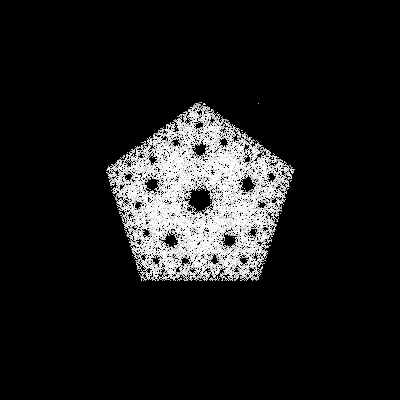
Frame 1 (no input)
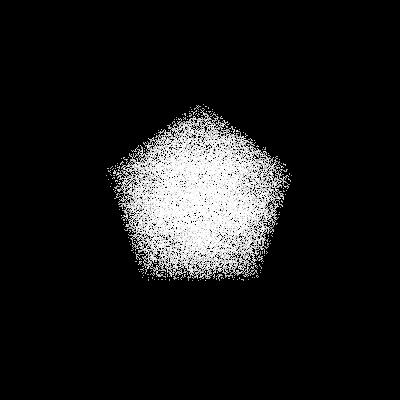
Frame 2 (the mouse pressed at the canvas centre, redrawn once)

The Processing sketch that drew these frames (run headless with seeded random() and noise(); the mouse was pressed at the canvas centre and the sketch redrawn once):

// Processing sketch: ChaosGame
// ── ChaosGame.pde
float x, y, nx, ny;
float r = 4.0/8;
int n = 5;
float[] xVertexPoints;
float[] yVertexPoints;

void setup() {
  size(400, 400);
  x = random(width);
  y = random(height);
  stroke(255);
  noLoop();
  r = 1-r;
  calculatePoints();
}

void calculatePoints() {
  xVertexPoints = new float[n];
  yVertexPoints = new float[n];
  float i = PI*2/n;
  float x = width/2;
  float y = height/2;
  float s = width/4;
  float t = height/4;
  for(int a = 0; a < n; a++) {
    xVertexPoints[a] = x+cos(a*i-PI/2)*s;
    yVertexPoints[a] = y+sin(a*i-PI/2)*t;
  }
}

void keyPressed() {
  if(keyCode == LEFT) {
    n--;
  }
  else if(keyCode == RIGHT) {
    n++;
  }
  calculatePoints();
  redraw();
}

void mousePressed() {
  if(mouseButton == LEFT)
  r += .1;
  else r-= .1;
  redraw();
}

void draw() {
  background(0);
  int rIndex;
  for(int a = 0; a < 50000; a++) {
  point(x, y);
  rIndex = int(random(n));
  nx = xVertexPoints[rIndex];
  ny = yVertexPoints[rIndex];
  x += (nx-x)*r;
  y += (ny-y)*r;
  }
/*  beginShape();
  for(int a = 0; a < n; a++) {
    vertex(xVertexPoints[a], yVertexPoints[a]);
  }
  endShape(CLOSE);*/
}
